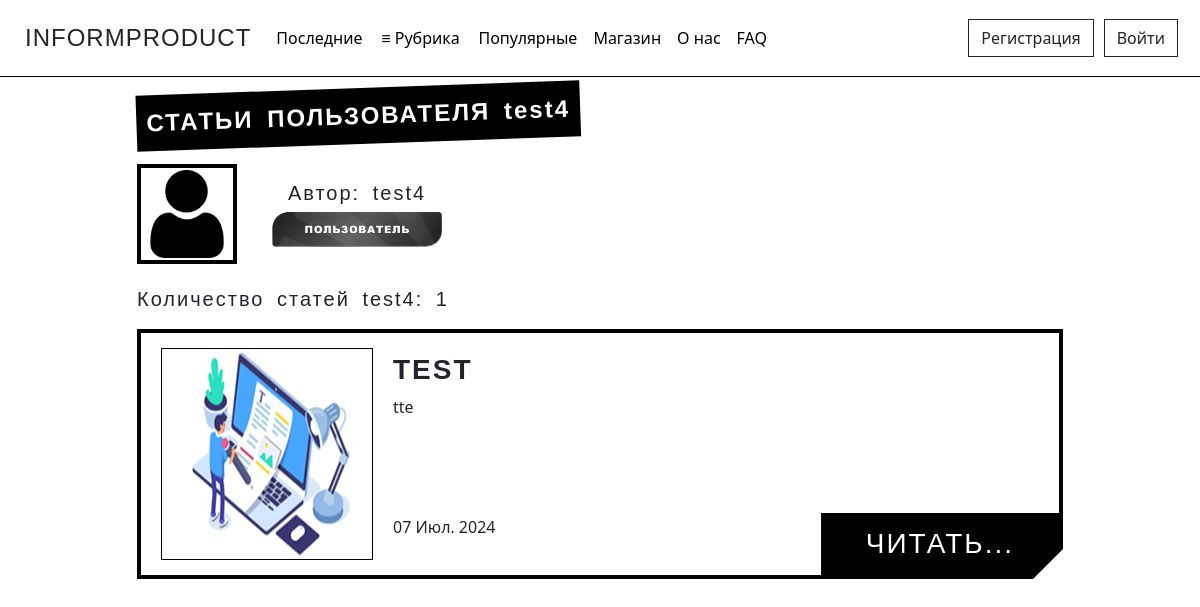
/articles/test4, run on an earlier commit of the app's database.
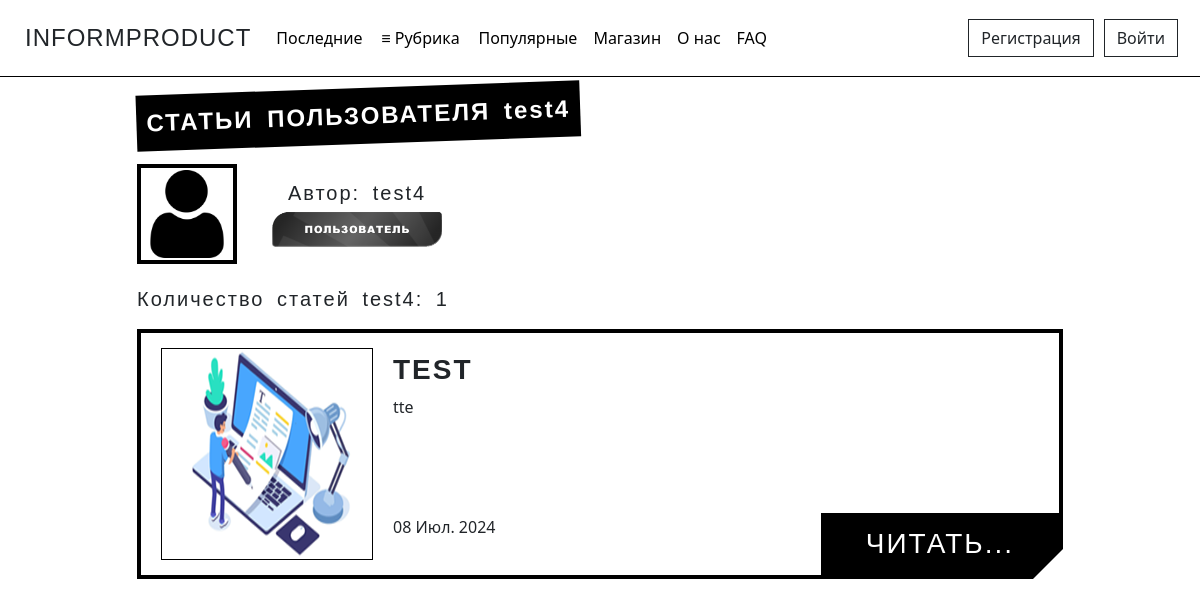
And on a later commit of the database.
### journal/models.py (models this page shows, shortened)
class Article(models.Model):
    CATEGORY_CHOICES = [
        ('Analytics', 'Аналитика'),
        ('ART', 'АРТ'),
        ('Music', 'Музыка'),
        ('Science', 'Наука'),
        ('Varial', 'Разное'),
    ]
    title = models.CharField('Название', max_length=100)
    description = models.TextField('Описание')
    text = models.TextField('Основной текст')
    category = models.CharField(max_length=50, verbose_name='Рубрика', choices=CATEGORY_CHOICES, default='Разное')
    author = models.ForeignKey(User, verbose_name='Автор', on_delete=models.CASCADE)
    publication = models.BooleanField('Статус публикации', default=False)
    date = models.DateTimeField('Дата', default=timezone.now)
    likes = models.IntegerField('Количество лайков', default=0)
    img = models.ImageField('Превью', default='default_preview.png', upload_to='preview_images')
    class Meta:
        verbose_name = 'Статью'
        verbose_name_plural = 'Статьи'

### journal/views.py (the view)
# urls.py: path('articles/<str:username>', views.UserAllArticlesView.as_view(), name='user_articles'),
class UserAllArticlesView(ListView):
    model = Article
    template_name = 'journal/user_articles.html'
    context_object_name = 'articles'
    paginate_by = 2
    def get_context_data(self, **kwargs):
        ctx = super().get_context_data(**kwargs)
        user = self.request.user
        author = get_object_or_404(User, username=self.kwargs['username'])
        ctx['author'] = author
        if user.is_authenticated:
            profile = Profile.objects.get(user=user)
            ctx['profile'] = profile
            ctx['is_following'] = Follow.objects.filter(follower=user, following=author).exists()
        if user != author:
            ctx['title'] = 'Статьи пользователя'
            ctx['title_user'] = author
        else:
            ctx['title'] = 'Мои статьи'
        return ctx
    def get_queryset(self):
        author = get_object_or_404(User, username=self.kwargs['username'])
        if self.request.user == author:
            return Article.objects.filter(author=author).order_by('-date')
        return Article.objects.filter(author=author, publication=True).order_by('-date')

### journal/templates/journal/user_articles.html (shortened to what this page needs)
{% extends 'journal/base.html' %}
{% block content %}
<div class="tilted-text font">
    <b>{{ title }}</b> <b class="font-no">{{ title_user }}</b>
    </div>
 <div>
    <div class="user-article">
      <img src="{{ author.profile.img.url }}" alt="{{ author }}" class="user-article-img">
      <div class="author-role">
          <div class="text-author">Автор: {{ author }}</div>
          {% if author.profile.status == 'User' %}
            <img src="/pictures/main_page/user_label.png" alt="Badge" width="180">
          {% elif author.profile.status == 'Admin' %}
            <img src="/pictures/main_page/admin_label.png" alt="Badge" width="180">
          {% else %}
            <img src="/pictures/main_page/user_vip_label.png" alt="Badge" width="180">
          {% endif %}
      </div>
    </div>
    {% if page_obj.paginator.count == 0 %}
      <p class="text-author">Пользователь пока не опубликовал ни одной статьи.</p>
    {% else %}
        <div class="text-author indent-articles">Количество статей {{ author }}: {{ page_obj.paginator.count }}</div>
              {% for article in articles %}
              <div class="alert-light">
                  <div class="col-md-9 frame frame-wide">
                      <div class="img-container">
                        <img src="{{ article.img.url }}">
                      </div>
                      <div class="text-container">
                          <h1 class="font"><strong>{{ article.title|striptags }}</strong></h1>
                          <p><b></b>{{ article.description|striptags|truncatechars:186 }}</p>
                          <a class="read-more font" href="{% url 'article_detail' article.id %}">Читать...</a>
                          <p class="published-date">
                              {% if not article.publication and user == article.author%}
                                <span class="text-author">Статья не опубликована</span>
                              {% else %}
                                  <span class="date">{{ article.date | date:"d M. Y" }}</span>
                              {% endif %}
                          </p>
                      </div>
              </div>
              {% endfor %}
            </div>
    {% endif %}
{% endblock %}

What changed in the data, as far as the page shows it:
changed Article "TEST": date "07 Июл. 2024" → "08 Июл. 2024"
